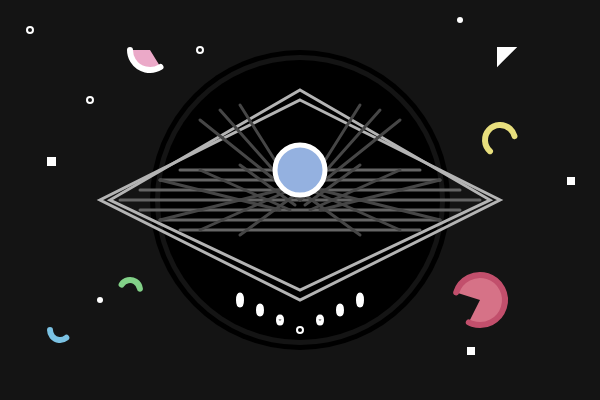
Frame 1 (no input)
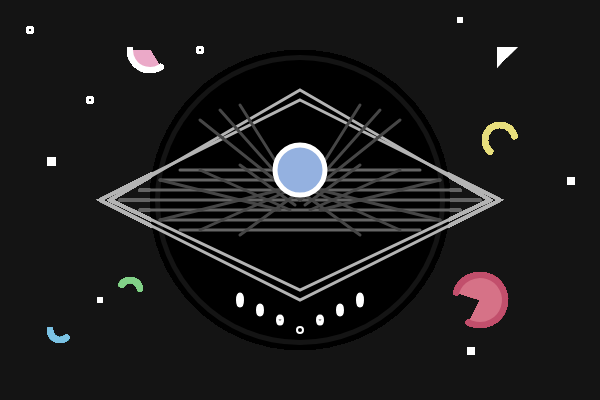
Frame 60 (no input)
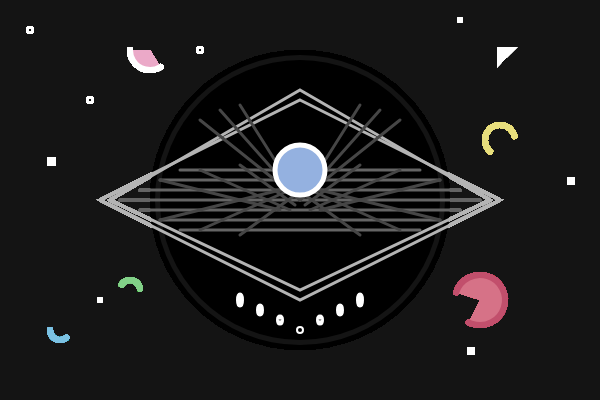
Frame 120 (the mouse pressed at the canvas centre since frame 60)

The p5.js sketch that drew these frames (run headless with seeded random() and noise() and a simulated clock; from frame 60 on, the mouse is pressed at the canvas centre):

// p5.js sketch
// ── sketch.js
function setup() {
  createCanvas(600, 400);
  background(20);
}

function draw() {
  strokeWeight(3);
  
  noStroke();
  fill(0, 0, 0);
  circle(300, 200, 300);
  fill(20, 20, 20);
  circle(300, 200, 290);
  fill(0, 0, 0);
  circle(300, 200, 280);
  
  stroke(180);
  noFill();
  quad(300, 100, 500, 200, 300, 300, 100, 200);
  quad(300, 90, 490, 200, 300, 290, 110, 200);
  
  stroke(100);
  line(120, 200, 480, 200);
  line(140, 190, 460, 190);
  line(160, 180, 440, 180);
  line(180, 170, 420, 170);
  
  line(140, 210, 460, 210);
  line(160, 220, 440, 220);
  line(180, 230, 420, 230);
  
  stroke(70);
  line(200, 120, 300, 200);
  line(220, 110, 300, 200);
  line(240, 105, 300, 200);
  
  line(400, 120, 300, 200);
  line(380, 110, 300, 200);
  line(360, 105, 300, 200);

  line(160, 180, 280, 210);
  line(200, 170, 290, 210);
  line(240, 165, 295, 205);
  
  line(440, 180, 320, 210);
  line(400, 170, 310, 210);
  line(360, 165, 305, 205);
  
  line(160, 220, 280, 190);
  line(200, 230, 290, 190);
  line(240, 235, 295, 195);
  
  line(440, 220, 320, 190);
  line(400, 230, 310, 190);
  line(360, 235, 305, 195);
  
  stroke(255);
  strokeWeight(5);
  fill(148, 177, 224);
  ellipse(300, 170, 50, 50);
  
  stroke(255);
  noFill();
  
  strokeWeight(6);
  circle(30, 30, 2);
  circle(90, 100, 2);
  rect(50, 160, 3);
  circle(200, 50, 2);
  triangle(500, 60, 510, 50, 500, 50);
  rect(570, 180, 2);
  point(460, 20, 5);
  point(100, 300, 4);
  rect(470, 350, 2);
  
  circle(300, 330, 2);
  ellipse(280, 320, 2, 5);
  ellipse(320, 320, 2, 5);
  ellipse(260, 310, 2, 7);
  ellipse(340, 310, 2, 7);
  ellipse(240, 300, 2, 9);
  ellipse(360, 300, 2, 9);
  
  fill("#eba9c8");
  arc(150, 50, 40, 40, 45, PI);
  
  fill("#d67287");
  stroke("#c24f6c");
  arc(480, 300, 50, 50, 60, 90);
  
  noFill();
  stroke("#7bc2e3");
  arc(60, 330, 20, 20, 70, PI);
  stroke("#82d188");
  arc(130, 290, 20, 20, 10, 25);
  stroke("#e8df7d");
  arc(500, 140, 30, 30, 40, 50);
}
